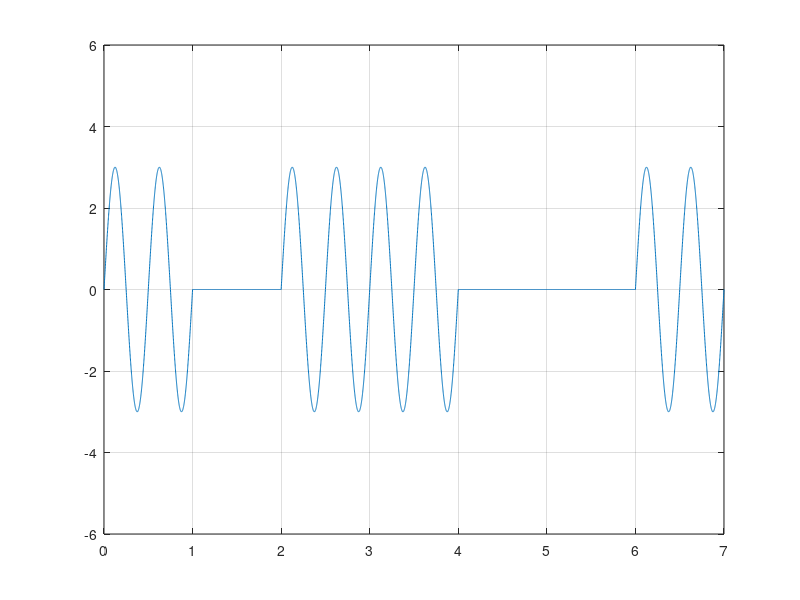

Recreate this plot in MATLAB.
clc;
clear all;
close all;

bits = [ 1 0 1 1 0 0 1 ];

#...modulation

bitrate = 1;

sampling_rate = 1000;
sampling_time = 1/sampling_rate;

end_time = length(bits)/bitrate;
time = 0:sampling_time:end_time;

a= 3 #amplitude
f= 2 #frequency
modulation = a*sin(2*pi*f*time);

index = 1;

for i = 1:length(time)
	if(bits(index)==0)
		modulation(i) = 0;
	endif
	
	if time(i)*bitrate>= index
		index = index + 1;
	end
endfor

plot(time, modulation)
axis([0 end_time -2*a 2*a]);
grid on;

#demodulation
index = 1;

for i = 1:length(modulation)
	if modulation(i) != 0
		demodulation(index) = 1;
	else
		demodulation(index) = 0;
	end
	
	if time(i)*bitrate >= index
		index = index+1;
	end
endfor

disp(demodulation);







